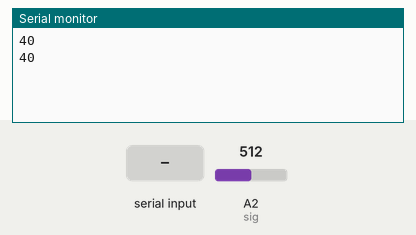
Recording of a sketch running on a simulated Arduino Uno, built with avr-gcc and run on an emulated ATmega328P. On the bench: the last lines printed to the serial monitor. The inputs (shaded band) are chosen by the test bench; at power-on: A2 (sig) = 512.

Above: at 1.3 s.
1.4 s: A2 (sig) set to 716
At 2.7 s:
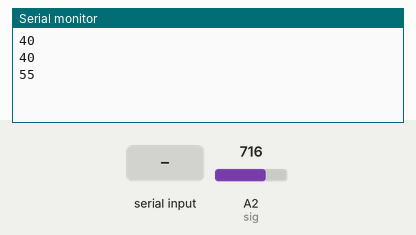
2.9 s: "1" received over the second serial link
At 3.9 s:
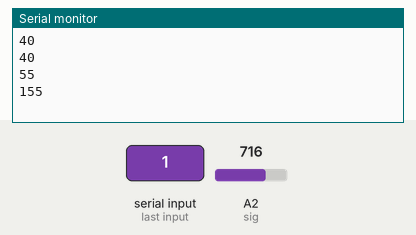
4.4 s: "0" received over the second serial link
At 5.7 s:
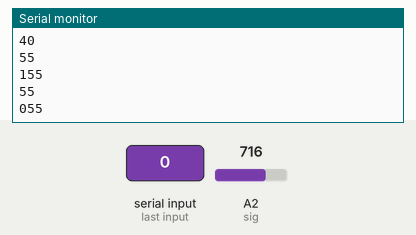
5.9 s: A2 (sig) set to 900
At 6.7 s:
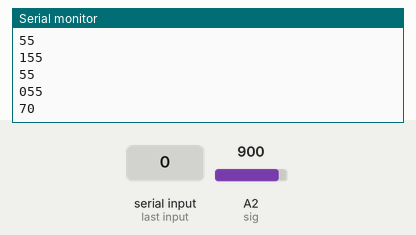
Timing chart, 0 to 8.4 s (numbered marks = the images above; inputs shaded):
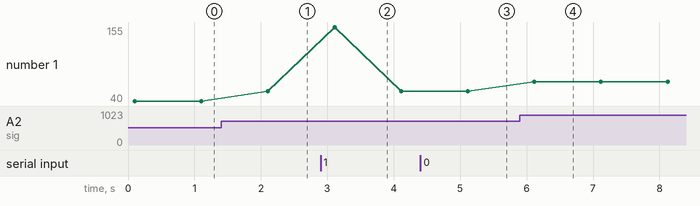

Measured:
- after the input at 1.4 s, the serial monitor: prints a new line after 0.71 s (image 1)
- after the input at 2.9 s, the serial monitor: prints a new line after 0.21 s (image 2)
- after the input at 4.4 s, the serial monitor: prints a new line after 0.71 s (image 3)
- after the input at 5.9 s, the serial monitor: prints a new line after 0.22 s (image 4)
- plotted number 1: 40 → 55 after the input at 1.4 s, 55 → 70 after the input at 5.9 s

The sketch:

Smart_gas.ino
```cpp
#include<SoftwareSerial.h>
int bluetoothTx=2;
int bluetoothRx=3;
int sig=A2;
int sensorvalue;
int value;

SoftwareSerial bluetooth(bluetoothTx, bluetoothRx);

void setup()
{
Serial.begin(9600);
pinMode(sig, INPUT);
bluetooth.begin(115200);
bluetooth.print("$");
bluetooth.print("$");
bluetooth.print("$");
delay(100);
bluetooth.println("U,9600,N");
bluetooth.begin(9600);
}

void loop()
{
  if(bluetooth.available())
{
  Serial.print((char)bluetooth.read());
}
 sensorvalue=analogRead(sig);

 value=map(sensorvalue,0,1023,0,80);
 Serial.println(value);
 bluetooth.print(value);
 delay(1000);
}
```
